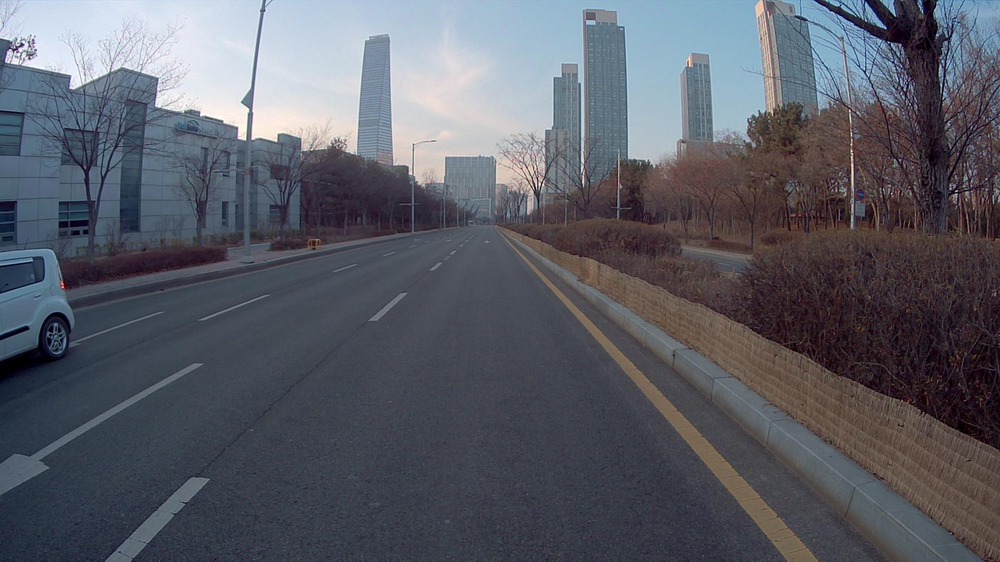
#> input picture raw/0.png, 1000 x 562 px, shrunk from 1920 x 1080 before the run; its folder holds only this picture in this run
$ python img_undistortion.py
#> lines starting #> are read from the running program, lines starting #| are printed output that depends on the picture
# -*- coding: utf-8 -*-
import os
import cv2
import numpy as np
IMAGE_EXT = [".jpg", ".jpeg", ".webp", ".bmp", ".png"]

class UNDISTORTION_IMG:
    def __init__(self,path):
        # camera parameters
#> called with path = './param/r120.txt'
        cam_param = []
        with open(path, 'r') as f:
#> (reads param/r120.txt from the repository)
            data = f.readlines()
            for content in data:
                content_str = content.split()
                for compo in content_str:
                    cam_param.append(float(compo))
        self.camera_matrix = np.array([[cam_param[0], cam_param[1], cam_param[2]],
                                        [cam_param[3], cam_param[4], cam_param[5]],
                                        [cam_param[6], cam_param[7], cam_param[8]]])
        self.dist_coeffs = np.array([[cam_param[9]], [cam_param[10]], [cam_param[11]], [cam_param[12]]])
        self.no_init = False

    def distortion_img(self, img):
        if not self.no_init:
            mapx, mapy = cv2.initUndistortRectifyMap(self.camera_matrix,self.dist_coeffs, None,self.camera_matrix, img.shape[1::-1], 5)
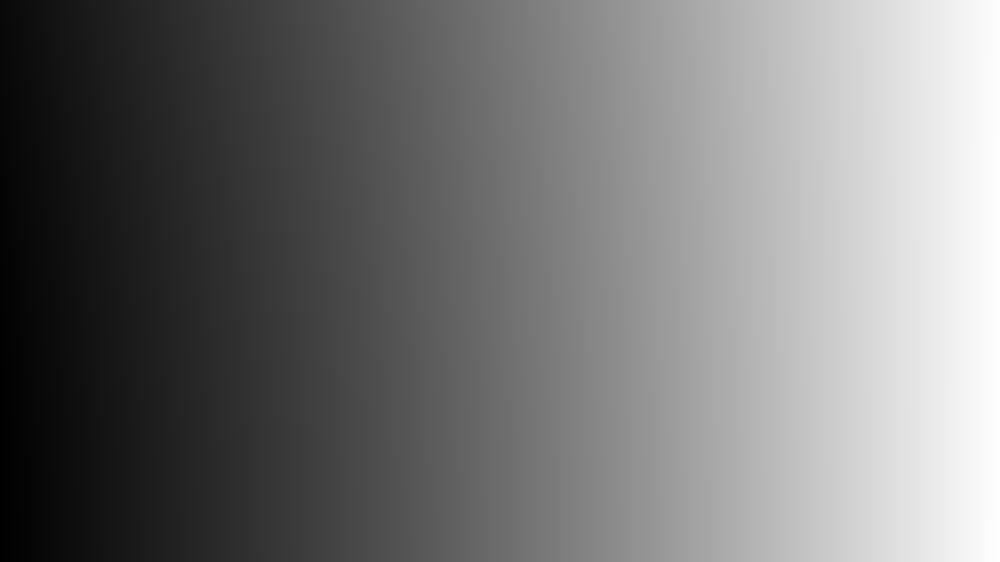
#> mapx: shape (562, 1000) float32; min 170.3, max 999, mean 553.6; drawn with min black and max white
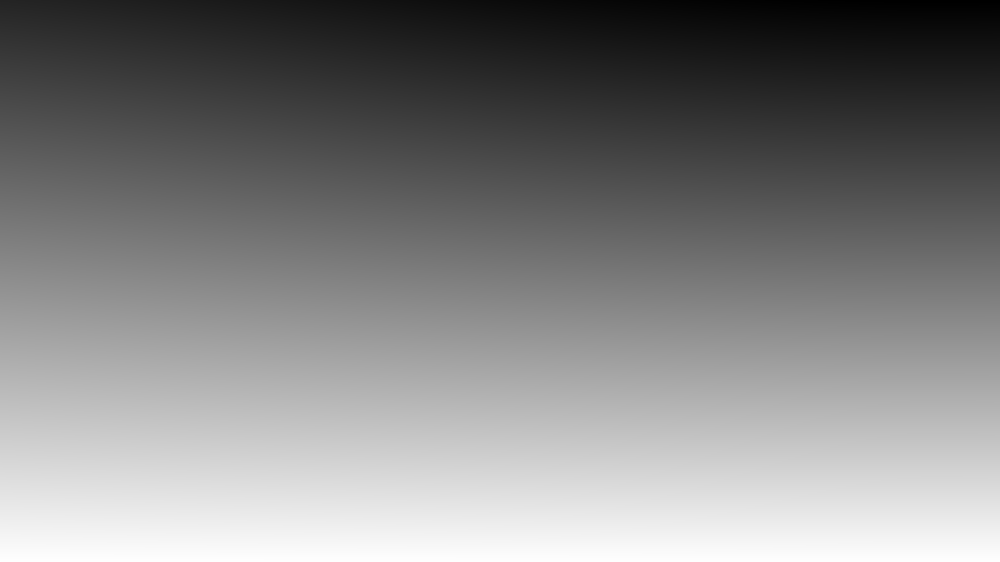
#> mapy: shape (562, 1000) float32; min 44.52, max 561.3, mean 308.4; drawn with min black and max white
            self.no_init = True

        img_msg = cv2.remap(img, mapx, mapy, interpolation=cv2.INTER_LINEAR)
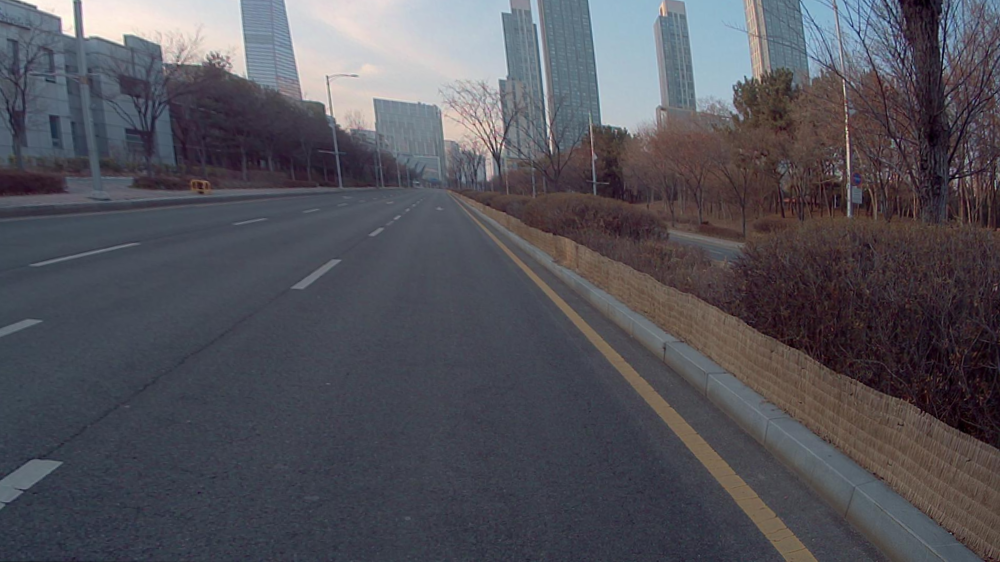
#> img_msg: shape (562, 1000, 3); mean B, G, R 89.6, 82.3, 83.2
#> img is the input picture: shape (562, 1000, 3); mean B, G, R 101.7, 92.4, 90.1
        return img_msg

def get_image_list(path):
    image_names = []
    for maindir, subdir, file_name_list in os.walk(path):
        for filename in file_name_list:
            apath = os.path.join(maindir, filename)
            ext = os.path.splitext(apath)[1]
            if ext in IMAGE_EXT:
                image_names.append(apath)
    return image_names

def mkdir(dir):
    if(not os.path.exists(dir)):
        os.makedirs(dir)

def main(img_list, undis_img, save_dir):
    for img_msg in img_list:
        img_name = img_msg.split(os.sep)[-1]
        dist_img = undis_img.distortion_img(cv2.imread(img_msg))
        cv2.imwrite(save_dir + os.sep + img_name, dist_img)

if __name__ == '__main__':
    img_dir = './raw/'
    img_list = sorted(get_image_list(img_dir))

    intrinsic_dir = './param/r120.txt'
    undis_img = UNDISTORTION_IMG(intrinsic_dir)

    save_dir = './dis_d/'
    mkdir(save_dir)

    main(img_list, undis_img, save_dir)
